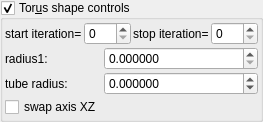
    <widget class="MyGroupBox" name="groupCheck_transf_function_enabledM">
     <property name="title">
      <string>Tor&amp;us shape controls</string>
     </property>
     <property name="checkable">
      <bool>true</bool>
     </property>
     <layout class="QVBoxLayout" name="verticalLayout_19" stretch="0,0">
      <property name="spacing">
       <number>2</number>
      </property>
      <property name="leftMargin">
       <number>2</number>
      </property>
      <property name="topMargin">
       <number>2</number>
      </property>
      <property name="rightMargin">
       <number>2</number>
      </property>
      <property name="bottomMargin">
       <number>2</number>
      </property>
      <item>
       <layout class="QHBoxLayout" name="horizontalLayout_6" stretch="0,1,0,1">
        <property name="topMargin">
         <number>0</number>
        </property>
        <item>
         <widget class="QLabel" name="label_79">
          <property name="text">
           <string>start iteration=</string>
          </property>
          <property name="wordWrap">
           <bool>true</bool>
          </property>
         </widget>
        </item>
        <item>
         <widget class="MySpinBox" name="spinboxInt_transf_start_iterations">
          <property name="sizePolicy">
           <sizepolicy hsizetype="Minimum" vsizetype="Maximum">
            <horstretch>0</horstretch>
            <verstretch>0</verstretch>
           </sizepolicy>
          </property>
          <property name="minimum">
           <number>0</number>
          </property>
          <property name="maximum">
           <number>999</number>
          </property>
          <property name="value">
           <number>0</number>
          </property>
         </widget>
        </item>
        <item>
         <widget class="QLabel" name="label_64">
          <property name="text">
           <string>stop iteration=</string>
          </property>
          <property name="wordWrap">
           <bool>true</bool>
          </property>
         </widget>
        </item>
        <item>
         <widget class="MySpinBox" name="spinboxInt_transf_stop_iterations">
          <property name="sizePolicy">
           <sizepolicy hsizetype="Preferred" vsizetype="Maximum">
            <horstretch>0</horstretch>
            <verstretch>0</verstretch>
           </sizepolicy>
          </property>
          <property name="maximum">
           <number>999</number>
          </property>
         </widget>
        </item>
       </layout>
      </item>
      <item>
       <layout class="QGridLayout" name="gridLayout_68" columnstretch="0,1">
        <property name="spacing">
         <number>2</number>
        </property>
        <item row="2" column="1">
         <widget class="MyDoubleSpinBox" name="spinbox_transf_offset_05">
          <property name="sizePolicy">
           <sizepolicy hsizetype="Minimum" vsizetype="Maximum">
            <horstretch>0</horstretch>
            <verstretch>0</verstretch>
           </sizepolicy>
          </property>
          <property name="prefix">
           <string/>
          </property>
          <property name="suffix">
           <string/>
          </property>
          <property name="decimals">
           <number>6</number>
          </property>
          <property name="minimum">
           <double>-100000.000000000000000</double>
          </property>
          <property name="maximum">
           <double>100000.000000000000000</double>
          </property>
          <property name="singleStep">
           <double>0.100000000000000</double>
          </property>
         </widget>
        </item>
        <item row="2" column="0">
         <widget class="QLabel" name="label_17">
          <property name="text">
           <string>tube radius:</string>
          </property>
         </widget>
        </item>
        <item row="1" column="1">
         <widget class="MyDoubleSpinBox" name="spinbox_transf_offsetT_1">
          <property name="sizePolicy">
           <sizepolicy hsizetype="Minimum" vsizetype="Maximum">
            <horstretch>0</horstretch>
            <verstretch>0</verstretch>
           </sizepolicy>
          </property>
          <property name="prefix">
           <string/>
          </property>
          <property name="suffix">
           <string/>
          </property>
          <property name="decimals">
           <number>6</number>
          </property>
          <property name="minimum">
           <double>0.000000000000000</double>
          </property>
          <property name="maximum">
           <double>99.998999999999995</double>
          </property>
          <property name="singleStep">
           <double>0.100000000000000</double>
          </property>
         </widget>
        </item>
        <item row="1" column="0">
         <widget class="QLabel" name="label_9">
          <property name="text">
           <string>radius1:</string>
          </property>
         </widget>
        </item>
        <item row="3" column="0">
         <widget class="MyCheckBox" name="checkBox_transf_function_enabledSw_false">
          <property name="text">
           <string>swap axis XZ</string>
          </property>
         </widget>
        </item>
       </layout>
      </item>
     </layout>
    </widget>
